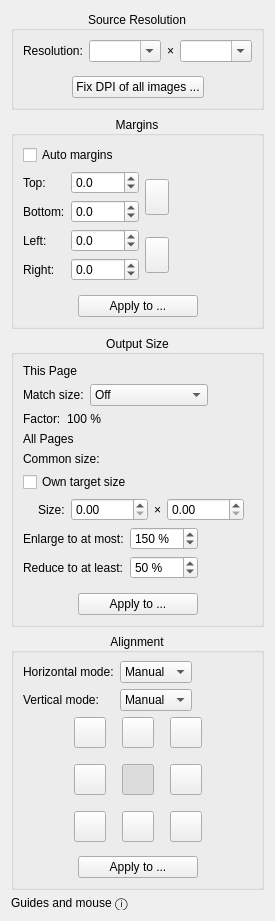
<?xml version="1.0" encoding="UTF-8"?>
<ui version="4.0">
 <class>page_layout::OptionsWidget</class>
 <widget class="QWidget" name="page_layout::OptionsWidget">
  <property name="geometry">
   <rect>
    <x>0</x>
    <y>0</y>
    <width>232</width>
    <height>804</height>
   </rect>
  </property>
  <property name="windowTitle">
   <string notr="true">Form</string>
  </property>
  <layout class="QVBoxLayout" name="verticalLayout_4">
   <item>
    <widget class="CollapsibleGroupBox" name="sourceDpiGroup">
     <property name="title">
      <string>Source Resolution</string>
     </property>
     <property name="alignment">
      <set>Qt::AlignCenter</set>
     </property>
     <layout class="QVBoxLayout" name="sourceDpiGroupLayout">
      <item>
       <layout class="QHBoxLayout" name="sourceDpiLayout">
        <item>
         <widget class="QLabel" name="sourceDpiLabel">
          <property name="buddy">
           <cstring>sourceXDpi</cstring>
          </property>
          <property name="toolTip">
           <string>Resolution of the scanned image (horizontal × vertical). It applies right away to the whole image, so to both pages of a split scan. Sizes and margins in millimeters or inches depend on it.</string>
          </property>
          <property name="text">
           <string>Resolution:</string>
          </property>
         </widget>
        </item>
        <item>
         <widget class="QComboBox" name="sourceXDpi">
          <property name="sizePolicy">
           <sizepolicy hsizetype="Fixed" vsizetype="Fixed">
            <horstretch>0</horstretch>
            <verstretch>0</verstretch>
           </sizepolicy>
          </property>
          <property name="editable">
           <bool>true</bool>
          </property>
         </widget>
        </item>
        <item>
         <widget class="QLabel" name="sourceDpiTimesLabel">
          <property name="text">
           <string notr="true">×</string>
          </property>
         </widget>
        </item>
        <item>
         <widget class="QComboBox" name="sourceYDpi">
          <property name="sizePolicy">
           <sizepolicy hsizetype="Fixed" vsizetype="Fixed">
            <horstretch>0</horstretch>
            <verstretch>0</verstretch>
           </sizepolicy>
          </property>
          <property name="editable">
           <bool>true</bool>
          </property>
         </widget>
        </item>
        <item>
         <spacer name="sourceDpiSpacerRight">
          <property name="orientation">
           <enum>Qt::Horizontal</enum>
          </property>
          <property name="sizeHint" stdset="0">
           <size>
            <width>1</width>
            <height>1</height>
           </size>
          </property>
         </spacer>
        </item>
       </layout>
      </item>
      <item>
       <layout class="QHBoxLayout" name="fixDpiLayout">
        <property name="topMargin">
         <number>8</number>
        </property>
        <item>
         <spacer name="fixDpiSpacerLeft">
          <property name="orientation">
           <enum>Qt::Horizontal</enum>
          </property>
          <property name="sizeHint" stdset="0">
           <size>
            <width>1</width>
            <height>1</height>
           </size>
          </property>
         </spacer>
        </item>
        <item>
         <widget class="QPushButton" name="fixDpiBtn">
          <property name="minimumSize">
           <size>
            <width>120</width>
            <height>0</height>
           </size>
          </property>
          <property name="toolTip">
           <string>Opens a window with the DPI of all images of the project, where you can check and correct them. The same as Tools &gt; Fix DPI of All Images ...</string>
          </property>
          <property name="text">
           <string>Fix DPI of all images ...</string>
          </property>
         </widget>
        </item>
        <item>
         <spacer name="fixDpiSpacerRight">
          <property name="orientation">
           <enum>Qt::Horizontal</enum>
          </property>
          <property name="sizeHint" stdset="0">
           <size>
            <width>1</width>
            <height>1</height>
           </size>
          </property>
         </spacer>
        </item>
       </layout>
      </item>
     </layout>
    </widget>
   </item>
   <item>
    <widget class="CollapsibleGroupBox" name="marginsGroup">
     <property name="title">
      <string>Margins</string>
     </property>
     <property name="alignment">
      <set>Qt::AlignCenter</set>
     </property>
     <layout class="QVBoxLayout" name="verticalLayout">
      <item>
       <layout class="QHBoxLayout" name="horizontalLayout">
        <item>
         <widget class="QCheckBox" name="autoMargins">
          <property name="text">
           <string>Auto margins</string>
          </property>
          <property name="checked">
           <bool>false</bool>
          </property>
         </widget>
        </item>
        <item>
         <spacer name="horizontalSpacer_2">
          <property name="orientation">
           <enum>Qt::Horizontal</enum>
          </property>
          <property name="sizeHint" stdset="0">
           <size>
            <width>1</width>
            <height>1</height>
           </size>
          </property>
         </spacer>
        </item>
       </layout>
      </item>
      <item>
       <layout class="QHBoxLayout" name="horizontalLayout_2">
        <item>
         <layout class="QGridLayout" name="gridLayout">
          <item row="0" column="2" rowspan="2">
           <widget class="QToolButton" name="topBottomLink">
            <property name="toolTip">
             <string>Link or unlink the top and bottom margins. While they are linked, changing one changes the other.</string>
            </property>
            <property name="accessibleName">
             <string>Link top and bottom margins</string>
            </property>
            <property name="minimumSize">
             <size>
              <width>24</width>
              <height>36</height>
             </size>
            </property>
            <property name="maximumSize">
             <size>
              <width>24</width>
              <height>36</height>
             </size>
            </property>
            <property name="icon">
             <iconset resource="../../../../resources/resources.qrc">
              <normaloff>:/icons/stock-vchain.svg</normaloff>:/icons/stock-vchain.svg</iconset>
            </property>
            <property name="iconSize">
             <size>
              <width>18</width>
              <height>24</height>
             </size>
            </property>
           </widget>
          </item>
          <item row="0" column="0">
           <widget class="QLabel" name="label">
            <property name="buddy">
             <cstring>topMarginSpinBox</cstring>
            </property>
            <property name="text">
             <string>Top:</string>
            </property>
           </widget>
          </item>
          <item row="3" column="0">
           <widget class="QLabel" name="label_4">
            <property name="buddy">
             <cstring>rightMarginSpinBox</cstring>
            </property>
            <property name="text">
             <string>Right:</string>
            </property>
           </widget>
          </item>
          <item row="2" column="0">
           <widget class="QLabel" name="label_3">
            <property name="buddy">
             <cstring>leftMarginSpinBox</cstring>
            </property>
            <property name="text">
             <string>Left:</string>
            </property>
           </widget>
          </item>
          <item row="2" column="2" rowspan="2">
           <widget class="QToolButton" name="leftRightLink">
            <property name="toolTip">
             <string>Link or unlink the left and right margins. While they are linked, changing one changes the other.</string>
            </property>
            <property name="accessibleName">
             <string>Link left and right margins</string>
            </property>
            <property name="minimumSize">
             <size>
              <width>24</width>
              <height>36</height>
             </size>
            </property>
            <property name="maximumSize">
             <size>
              <width>24</width>
              <height>36</height>
             </size>
            </property>
            <property name="icon">
             <iconset resource="../../../../resources/resources.qrc">
              <normaloff>:/icons/stock-vchain.svg</normaloff>:/icons/stock-vchain.svg</iconset>
            </property>
            <property name="iconSize">
             <size>
              <width>18</width>
              <height>24</height>
             </size>
            </property>
            <property name="checked">
             <bool>false</bool>
            </property>
           </widget>
          </item>
          <item row="0" column="1">
           <widget class="QDoubleSpinBox" name="topMarginSpinBox">
            <property name="keyboardTracking">
             <bool>false</bool>
            </property>
            <property name="decimals">
             <number>1</number>
            </property>
            <property name="minimum">
             <double>-9999.000000000000000</double>
            </property>
            <property name="maximum">
             <double>9999.000000000000000</double>
            </property>
           </widget>
          </item>
          <item row="1" column="1">
           <widget class="QDoubleSpinBox" name="bottomMarginSpinBox">
            <property name="keyboardTracking">
             <bool>false</bool>
            </property>
            <property name="decimals">
             <number>1</number>
            </property>
            <property name="minimum">
             <double>-9999.000000000000000</double>
            </property>
            <property name="maximum">
             <double>9999.000000000000000</double>
            </property>
           </widget>
          </item>
          <item row="2" column="1">
           <widget class="QDoubleSpinBox" name="leftMarginSpinBox">
            <property name="keyboardTracking">
             <bool>false</bool>
            </property>
            <property name="decimals">
             <number>1</number>
            </property>
            <property name="minimum">
             <double>-9999.000000000000000</double>
            </property>
            <property name="maximum">
             <double>9999.000000000000000</double>
            </property>
           </widget>
          </item>
          <item row="1" column="0">
           <widget class="QLabel" name="label_2">
            <property name="buddy">
             <cstring>bottomMarginSpinBox</cstring>
            </property>
            <property name="text">
             <string>Bottom:</string>
            </property>
           </widget>
          </item>
          <item row="3" column="1">
           <widget class="QDoubleSpinBox" name="rightMarginSpinBox">
            <property name="keyboardTracking">
             <bool>false</bool>
            </property>
            <property name="decimals">
             <number>1</number>
            </property>
            <property name="minimum">
             <double>-9999.000000000000000</double>
            </property>
            <property name="maximum">
             <double>9999.000000000000000</double>
            </property>
           </widget>
          </item>
         </layout>
        </item>
        <item>
         <spacer name="horizontalSpacer">
          <property name="orientation">
           <enum>Qt::Horizontal</enum>
          </property>
          <property name="sizeHint" stdset="0">
           <size>
            <width>1</width>
            <height>1</height>
           </size>
          </property>
         </spacer>
        </item>
       </layout>
      </item>
      <item>
       <layout class="QHBoxLayout" name="horizontalLayout_5">
        <property name="topMargin">
         <number>8</number>
        </property>
        <item>
         <spacer name="horizontalSpacer_9">
          <property name="orientation">
           <enum>Qt::Horizontal</enum>
          </property>
          <property name="sizeHint" stdset="0">
           <size>
            <width>1</width>
            <height>1</height>
           </size>
          </property>
         </spacer>
        </item>
        <item>
         <widget class="QPushButton" name="applyMarginsBtn">
          <property name="minimumSize">
           <size>
            <width>120</width>
            <height>0</height>
           </size>
          </property>
          <property name="toolTip">
           <string>Applies the margins of this page to other pages.</string>
          </property>
          <property name="text">
           <string>Apply to ...</string>
          </property>
         </widget>
        </item>
        <item>
         <spacer name="horizontalSpacer_10">
          <property name="orientation">
           <enum>Qt::Horizontal</enum>
          </property>
          <property name="sizeHint" stdset="0">
           <size>
            <width>1</width>
            <height>1</height>
           </size>
          </property>
         </spacer>
        </item>
       </layout>
      </item>
     </layout>
    </widget>
   </item>
   <item>
    <widget class="CollapsibleGroupBox" name="commonSizeGroup">
     <property name="title">
      <string>Output Size</string>
     </property>
     <property name="alignment">
      <set>Qt::AlignCenter</set>
     </property>
     <layout class="QVBoxLayout" name="commonSizeGroupLayout">
      <item>
       <widget class="SectionHeading" name="thisPageHeading">
        <property name="text">
         <string>This Page</string>
        </property>
        <property name="first">
         <bool>true</bool>
        </property>
       </widget>
      </item>
      <item>
       <layout class="QHBoxLayout" name="matchSizeLayout">
        <item>
         <widget class="QLabel" name="matchSizeLabel">
          <property name="buddy">
           <cstring>matchSizeModeCB</cstring>
          </property>
          <property name="toolTip">
           <string>Off: the page keeps its own size and is not part of the common size.
Fill with margins: the page is brought to the output size with margins, aligned as set under &quot;Alignment&quot;. The content keeps its size; only pages larger than an own target size are reduced.
Scale: the content is enlarged or reduced to fit the output size, within the limits below. The margins keep their size; the rest is filled with margins.</string>
          </property>
          <property name="text">
           <string>Match size:</string>
          </property>
         </widget>
        </item>
        <item>
         <widget class="QComboBox" name="matchSizeModeCB">
          <property name="toolTip">
           <string>Off: the page keeps its own size and is not part of the common size.
Fill with margins: the page is brought to the output size with margins, aligned as set under &quot;Alignment&quot;. The content keeps its size; only pages larger than an own target size are reduced.
Scale: the content is enlarged or reduced to fit the output size, within the limits below. The margins keep their size; the rest is filled with margins.</string>
          </property>
          <item>
           <property name="text">
            <string>Off</string>
           </property>
          </item>
          <item>
           <property name="text">
            <string>Fill with margins</string>
           </property>
          </item>
          <item>
           <property name="text">
            <string>Scale</string>
           </property>
          </item>
         </widget>
        </item>
        <item>
         <spacer name="matchSizeSpacerRight">
          <property name="orientation">
           <enum>Qt::Horizontal</enum>
          </property>
          <property name="sizeHint" stdset="0">
           <size>
            <width>1</width>
            <height>1</height>
           </size>
          </property>
         </spacer>
        </item>
       </layout>
      </item>
      <item>
       <layout class="QHBoxLayout" name="scaleFactorLayout">
        <item>
         <widget class="QLabel" name="scaleFactorLabel">
          <property name="toolTip">
           <string>How much the content of this page is enlarged or reduced in the output.</string>
          </property>
          <property name="text">
           <string>Factor:</string>
          </property>
         </widget>
        </item>
        <item>
         <widget class="QLabel" name="scaleFactorValue">
          <property name="toolTip">
           <string>How much the content of this page is enlarged or reduced in the output.</string>
          </property>
          <property name="text">
           <string notr="true">100 %</string>
          </property>
         </widget>
        </item>
        <item>
         <spacer name="scaleFactorSpacerRight">
          <property name="orientation">
           <enum>Qt::Horizontal</enum>
          </property>
          <property name="sizeHint" stdset="0">
           <size>
            <width>1</width>
            <height>1</height>
           </size>
          </property>
         </spacer>
        </item>
       </layout>
      </item>
      <item>
       <widget class="SectionHeading" name="allPagesHeading">
        <property name="toolTip">
         <string>These settings apply to the whole project.</string>
        </property>
        <property name="text">
         <string>All Pages</string>
        </property>
       </widget>
      </item>
      <item>
       <layout class="QHBoxLayout" name="commonSizeLayout">
        <item>
         <widget class="QLabel" name="commonSizeLabel">
          <property name="toolTip">
           <string>The largest width and the largest height of all pages whose size is matched, margins included. Without an own target size, it is the output size.</string>
          </property>
          <property name="text">
           <string>Common size:</string>
          </property>
         </widget>
        </item>
        <item>
         <widget class="QLabel" name="commonSizeValue">
          <property name="toolTip">
           <string>The largest width and the largest height of all pages whose size is matched, margins included. Without an own target size, it is the output size.</string>
          </property>
          <property name="text">
           <string notr="true"/>
          </property>
         </widget>
        </item>
        <item>
         <spacer name="commonSizeSpacerRight">
          <property name="orientation">
           <enum>Qt::Horizontal</enum>
          </property>
          <property name="sizeHint" stdset="0">
           <size>
            <width>1</width>
            <height>1</height>
           </size>
          </property>
         </spacer>
        </item>
       </layout>
      </item>
      <item>
       <widget class="QCheckBox" name="ownTargetSizeCB">
        <property name="toolTip">
         <string>Sets the output size by hand instead of using the common size. Turned on, the fields start with the common size. Pages larger than this size are reduced.</string>
        </property>
        <property name="text">
         <string>Own target size</string>
        </property>
       </widget>
      </item>
      <item>
       <layout class="QHBoxLayout" name="targetSizeLayout">
        <property name="leftMargin">
         <number>15</number>
        </property>
        <item>
         <widget class="QLabel" name="targetSizeLabel">
          <property name="buddy">
           <cstring>targetWidthSpinBox</cstring>
          </property>
          <property name="toolTip">
           <string>Width × height of the output pages, margins included.</string>
          </property>
          <property name="text">
           <string>Size:</string>
          </property>
         </widget>
        </item>
        <item>
         <widget class="QDoubleSpinBox" name="targetWidthSpinBox">
          <property name="toolTip">
           <string>Width × height of the output pages, margins included.</string>
          </property>
          <property name="keyboardTracking">
           <bool>false</bool>
          </property>
          <property name="maximum">
           <double>99999.000000000000000</double>
          </property>
         </widget>
        </item>
        <item>
         <widget class="QLabel" name="targetSizeTimesLabel">
          <property name="text">
           <string notr="true">×</string>
          </property>
         </widget>
        </item>
        <item>
         <widget class="QDoubleSpinBox" name="targetHeightSpinBox">
          <property name="toolTip">
           <string>Width × height of the output pages, margins included.</string>
          </property>
          <property name="keyboardTracking">
           <bool>false</bool>
          </property>
          <property name="maximum">
           <double>99999.000000000000000</double>
          </property>
         </widget>
        </item>
        <item>
         <spacer name="targetSizeSpacerRight">
          <property name="orientation">
           <enum>Qt::Horizontal</enum>
          </property>
          <property name="sizeHint" stdset="0">
           <size>
            <width>1</width>
            <height>1</height>
           </size>
          </property>
         </spacer>
        </item>
       </layout>
      </item>
      <item>
       <layout class="QGridLayout" name="scaleLimitsLayout">
        <item row="0" column="0">
         <widget class="QLabel" name="maxEnlargeLabel">
          <property name="buddy">
           <cstring>maxEnlargeSpinBox</cstring>
          </property>
          <property name="toolTip">
           <string>Pages set to &quot;Scale&quot; are enlarged to at most this percentage.</string>
          </property>
          <property name="text">
           <string>Enlarge to at most:</string>
          </property>
         </widget>
        </item>
        <item row="0" column="1">
         <widget class="QSpinBox" name="maxEnlargeSpinBox">
          <property name="toolTip">
           <string>Pages set to &quot;Scale&quot; are enlarged to at most this percentage.</string>
          </property>
          <property name="keyboardTracking">
           <bool>false</bool>
          </property>
          <property name="suffix">
           <string notr="true"> %</string>
          </property>
          <property name="minimum">
           <number>100</number>
          </property>
          <property name="maximum">
           <number>1000</number>
          </property>
          <property name="value">
           <number>150</number>
          </property>
         </widget>
        </item>
        <item row="1" column="0">
         <widget class="QLabel" name="minReduceLabel">
          <property name="buddy">
           <cstring>minReduceSpinBox</cstring>
          </property>
          <property name="toolTip">
           <string>Pages larger than the output size are reduced to no less than this percentage; a page that would need more stays larger.</string>
          </property>
          <property name="text">
           <string>Reduce to at least:</string>
          </property>
         </widget>
        </item>
        <item row="1" column="1">
         <widget class="QSpinBox" name="minReduceSpinBox">
          <property name="toolTip">
           <string>Pages larger than the output size are reduced to no less than this percentage; a page that would need more stays larger.</string>
          </property>
          <property name="keyboardTracking">
           <bool>false</bool>
          </property>
          <property name="suffix">
           <string notr="true"> %</string>
          </property>
          <property name="minimum">
           <number>1</number>
          </property>
          <property name="maximum">
           <number>100</number>
          </property>
          <property name="value">
           <number>50</number>
          </property>
         </widget>
        </item>
        <item row="0" column="2">
         <spacer name="scaleLimitsSpacerRight">
          <property name="orientation">
           <enum>Qt::Horizontal</enum>
          </property>
          <property name="sizeHint" stdset="0">
           <size>
            <width>1</width>
            <height>1</height>
           </size>
          </property>
         </spacer>
        </item>
       </layout>
      </item>
      <item>
       <layout class="QHBoxLayout" name="applyMatchSizeLayout">
        <property name="topMargin">
         <number>8</number>
        </property>
        <item>
         <spacer name="applyMatchSizeSpacerLeft">
          <property name="orientation">
           <enum>Qt::Horizontal</enum>
          </property>
          <property name="sizeHint" stdset="0">
           <size>
            <width>1</width>
            <height>1</height>
           </size>
          </property>
         </spacer>
        </item>
        <item>
         <widget class="QPushButton" name="applyMatchSizeBtn">
          <property name="minimumSize">
           <size>
            <width>120</width>
            <height>0</height>
           </size>
          </property>
          <property name="toolTip">
           <string>Applies &quot;Match size&quot; of this page to other pages. The settings under &quot;All Pages&quot; apply to all pages anyway.</string>
          </property>
          <property name="text">
           <string>Apply to ...</string>
          </property>
         </widget>
        </item>
        <item>
         <spacer name="applyMatchSizeSpacerRight">
          <property name="orientation">
           <enum>Qt::Horizontal</enum>
          </property>
          <property name="sizeHint" stdset="0">
           <size>
            <width>1</width>
            <height>1</height>
           </size>
          </property>
         </spacer>
        </item>
       </layout>
      </item>
     </layout>
    </widget>
   </item>
   <item>
    <widget class="CollapsibleGroupBox" name="alignmentGroup">
     <property name="title">
      <string>Alignment</string>
     </property>
     <property name="alignment">
      <set>Qt::AlignCenter</set>
     </property>
     <layout class="QVBoxLayout" name="verticalLayout_2">
      <property name="topMargin">
       <number>8</number>
      </property>
      <property name="rightMargin">
       <number>8</number>
      </property>
      <item>
       <layout class="QHBoxLayout" name="horizontalLayout_9">
        <item>
         <layout class="QGridLayout" name="gridLayout_3">
          <item row="0" column="0">
           <widget class="QLabel" name="hAlignmentModeLabel">
            <property name="buddy">
             <cstring>hAlignmentModeCB</cstring>
            </property>
            <property name="text">
             <string>Horizontal mode:</string>
            </property>
           </widget>
          </item>
          <item row="1" column="0">
           <widget class="QLabel" name="vAlignmentModeLabel">
            <property name="buddy">
             <cstring>vAlignmentModeCB</cstring>
            </property>
            <property name="text">
             <string>Vertical mode:</string>
            </property>
           </widget>
          </item>
          <item row="0" column="1">
           <widget class="QComboBox" name="hAlignmentModeCB">
            <property name="currentIndex">
             <number>1</number>
            </property>
            <item>
             <property name="text">
              <string comment="auto">Auto</string>
             </property>
            </item>
            <item>
             <property name="text">
              <string comment="manual">Manual</string>
             </property>
            </item>
            <item>
             <property name="text">
              <string comment="original">Original</string>
             </property>
            </item>
           </widget>
          </item>
          <item row="1" column="1">
           <widget class="QComboBox" name="vAlignmentModeCB">
            <property name="currentIndex">
             <number>1</number>
            </property>
            <item>
             <property name="text">
              <string comment="auto">Auto</string>
             </property>
            </item>
            <item>
             <property name="text">
              <string comment="manual">Manual</string>
             </property>
            </item>
            <item>
             <property name="text">
              <string comment="original">Original</string>
             </property>
            </item>
           </widget>
          </item>
         </layout>
        </item>
        <item>
         <spacer name="horizontalSpacer_18">
          <property name="orientation">
           <enum>Qt::Horizontal</enum>
          </property>
          <property name="sizeHint" stdset="0">
           <size>
            <width>1</width>
            <height>1</height>
           </size>
          </property>
         </spacer>
        </item>
       </layout>
      </item>
      <item>
       <layout class="QHBoxLayout" name="horizontalLayout_4">
        <item>
         <spacer name="alignmentButtonsSpacerLeft">
          <property name="orientation">
           <enum>Qt::Horizontal</enum>
          </property>
          <property name="sizeHint" stdset="0">
           <size>
            <width>1</width>
            <height>1</height>
           </size>
          </property>
         </spacer>
        </item>
        <item>
         <layout class="QGridLayout" name="gridLayout_2">
          <property name="spacing">
           <number>16</number>
          </property>
          <item row="0" column="0">
           <widget class="QToolButton" name="alignTopLeftBtn">
            <property name="toolTip">
             <string>Align the content box to the top left of the page.</string>
            </property>
            <property name="accessibleName">
             <string>Top left</string>
            </property>
            <property name="icon">
             <iconset resource="../../../../resources/resources.qrc">
              <normaloff>:/icons/stock-gravity-north-west.svg</normaloff>:/icons/stock-gravity-north-west.svg</iconset>
            </property>
            <property name="iconSize">
             <size>
              <width>24</width>
              <height>24</height>
             </size>
            </property>
            <property name="checkable">
             <bool>true</bool>
            </property>
            <property name="autoExclusive">
             <bool>true</bool>
            </property>
           </widget>
          </item>
          <item row="0" column="1">
           <widget class="QToolButton" name="alignTopBtn">
            <property name="toolTip">
             <string>Align the content box to the top center of the page.</string>
            </property>
            <property name="accessibleName">
             <string>Top</string>
            </property>
            <property name="icon">
             <iconset resource="../../../../resources/resources.qrc">
              <normaloff>:/icons/stock-gravity-north.svg</normaloff>:/icons/stock-gravity-north.svg</iconset>
            </property>
            <property name="iconSize">
             <size>
              <width>24</width>
              <height>24</height>
             </size>
            </property>
            <property name="checkable">
             <bool>true</bool>
            </property>
            <property name="autoExclusive">
             <bool>true</bool>
            </property>
           </widget>
          </item>
          <item row="0" column="2">
           <widget class="QToolButton" name="alignTopRightBtn">
            <property name="toolTip">
             <string>Align the content box to the top right of the page.</string>
            </property>
            <property name="accessibleName">
             <string>Top right</string>
            </property>
            <property name="icon">
             <iconset resource="../../../../resources/resources.qrc">
              <normaloff>:/icons/stock-gravity-north-east.svg</normaloff>:/icons/stock-gravity-north-east.svg</iconset>
            </property>
            <property name="iconSize">
             <size>
              <width>24</width>
              <height>24</height>
             </size>
            </property>
            <property name="checkable">
             <bool>true</bool>
            </property>
            <property name="autoExclusive">
             <bool>true</bool>
            </property>
           </widget>
          </item>
          <item row="1" column="0">
           <widget class="QToolButton" name="alignLeftBtn">
            <property name="toolTip">
             <string>Align the content box to the left center of the page.</string>
            </property>
            <property name="accessibleName">
             <string>Left</string>
            </property>
            <property name="icon">
             <iconset resource="../../../../resources/resources.qrc">
              <normaloff>:/icons/stock-gravity-west.svg</normaloff>:/icons/stock-gravity-west.svg</iconset>
            </property>
            <property name="iconSize">
             <size>
              <width>24</width>
              <height>24</height>
             </size>
            </property>
            <property name="checkable">
             <bool>true</bool>
            </property>
            <property name="autoExclusive">
             <bool>true</bool>
            </property>
           </widget>
          </item>
          <item row="1" column="1">
           <widget class="QToolButton" name="alignCenterBtn">
            <property name="toolTip">
             <string>Center the content box on the page.</string>
            </property>
            <property name="accessibleName">
             <string>Center</string>
            </property>
            <property name="icon">
             <iconset resource="../../../../resources/resources.qrc">
              <normaloff>:/icons/stock-center.svg</normaloff>:/icons/stock-center.svg</iconset>
            </property>
            <property name="iconSize">
             <size>
              <width>24</width>
              <height>24</height>
             </size>
            </property>
            <property name="checkable">
             <bool>true</bool>
            </property>
            <property name="checked">
             <bool>true</bool>
            </property>
            <property name="autoExclusive">
             <bool>true</bool>
            </property>
           </widget>
          </item>
          <item row="1" column="2">
           <widget class="QToolButton" name="alignRightBtn">
            <property name="toolTip">
             <string>Align the content box to the right center of the page.</string>
            </property>
            <property name="accessibleName">
             <string>Right</string>
            </property>
            <property name="icon">
             <iconset resource="../../../../resources/resources.qrc">
              <normaloff>:/icons/stock-gravity-east.svg</normaloff>:/icons/stock-gravity-east.svg</iconset>
            </property>
            <property name="iconSize">
             <size>
              <width>24</width>
              <height>24</height>
             </size>
            </property>
            <property name="checkable">
             <bool>true</bool>
            </property>
            <property name="autoExclusive">
             <bool>true</bool>
            </property>
           </widget>
          </item>
          <item row="2" column="0">
           <widget class="QToolButton" name="alignBottomLeftBtn">
            <property name="toolTip">
             <string>Align the content box to the bottom left of the page.</string>
            </property>
            <property name="accessibleName">
             <string>Bottom left</string>
            </property>
            <property name="icon">
             <iconset resource="../../../../resources/resources.qrc">
              <normaloff>:/icons/stock-gravity-south-west.svg</normaloff>:/icons/stock-gravity-south-west.svg</iconset>
            </property>
            <property name="iconSize">
             <size>
              <width>24</width>
              <height>24</height>
             </size>
            </property>
            <property name="checkable">
             <bool>true</bool>
            </property>
            <property name="autoExclusive">
             <bool>true</bool>
            </property>
           </widget>
          </item>
          <item row="2" column="1">
           <widget class="QToolButton" name="alignBottomBtn">
            <property name="toolTip">
             <string>Align the content box to the bottom center of the page.</string>
            </property>
            <property name="accessibleName">
             <string>Bottom</string>
            </property>
            <property name="icon">
             <iconset resource="../../../../resources/resources.qrc">
              <normaloff>:/icons/stock-gravity-south.svg</normaloff>:/icons/stock-gravity-south.svg</iconset>
            </property>
            <property name="iconSize">
             <size>
              <width>24</width>
              <height>24</height>
             </size>
            </property>
            <property name="checkable">
             <bool>true</bool>
            </property>
            <property name="autoExclusive">
             <bool>true</bool>
            </property>
           </widget>
          </item>
          <item row="2" column="2">
           <widget class="QToolButton" name="alignBottomRightBtn">
            <property name="toolTip">
             <string>Align the content box to the bottom right of the page.</string>
            </property>
            <property name="accessibleName">
             <string>Bottom right</string>
            </property>
            <property name="icon">
             <iconset resource="../../../../resources/resources.qrc">
              <normaloff>:/icons/stock-gravity-south-east.svg</normaloff>:/icons/stock-gravity-south-east.svg</iconset>
            </property>
            <property name="iconSize">
             <size>
              <width>24</width>
              <height>24</height>
             </size>
            </property>
            <property name="checkable">
             <bool>true</bool>
            </property>
            <property name="autoExclusive">
             <bool>true</bool>
            </property>
           </widget>
          </item>
         </layout>
        </item>
        <item>
         <spacer name="horizontalSpacer_5">
          <property name="orientation">
           <enum>Qt::Horizontal</enum>
          </property>
          <property name="sizeHint" stdset="0">
           <size>
            <width>1</width>
            <height>1</height>
           </size>
          </property>
         </spacer>
        </item>
       </layout>
      </item>
      <item>
       <layout class="QHBoxLayout" name="horizontalLayout_6">
        <property name="topMargin">
         <number>8</number>
        </property>
        <item>
         <spacer name="horizontalSpacer_11">
          <property name="orientation">
           <enum>Qt::Horizontal</enum>
          </property>
          <property name="sizeHint" stdset="0">
           <size>
            <width>1</width>
            <height>1</height>
           </size>
          </property>
         </spacer>
        </item>
        <item>
         <widget class="QPushButton" name="applyAlignmentBtn">
          <property name="minimumSize">
           <size>
            <width>120</width>
            <height>0</height>
           </size>
          </property>
          <property name="toolTip">
           <string>Applies the alignment of this page to other pages: the modes and the position. Whether the size is matched is applied under &quot;Output Size&quot;.</string>
          </property>
          <property name="text">
           <string>Apply to ...</string>
          </property>
         </widget>
        </item>
        <item>
         <spacer name="horizontalSpacer_12">
          <property name="orientation">
           <enum>Qt::Horizontal</enum>
          </property>
          <property name="sizeHint" stdset="0">
           <size>
            <width>1</width>
            <height>1</height>
           </size>
          </property>
         </spacer>
        </item>
       </layout>
      </item>
     </layout>
    </widget>
   </item>
   <item>
    <widget class="QLabel" name="guidesHelpLabel">
     <property name="toolTip">
      <string>‣ Right-click to open the context menu for creating and removing guides.
‣ Right-click on a guide to open the context menu for deleting it.
‣ Ctrl+Alt+left mouse button – drag the guide under the cursor.
‣ Shift/Ctrl+left mouse button on the content rectangle – drag the page content. Hold Shift pressed to restrict moving along the horizontal axis only or Ctrl for the vertical one. Hold Shift+Ctrl for usual dragging.
‣ Double-click on content – automatically attach that content to the nearest guide. Hold Shift pressed to select vertical guides only or Ctrl for horizontal ones. Hold Shift+Ctrl to attach that to both the nearest vertical and horizontal guides.
‣ Use the context menu to enable/disable showing the hard margins rectangle.</string>
     </property>
     <property name="text">
      <string>Guides and mouse ⓘ</string>
     </property>
    </widget>
   </item>
   <item>
    <spacer name="verticalSpacer">
     <property name="orientation">
      <enum>Qt::Vertical</enum>
     </property>
     <property name="sizeHint" stdset="0">
      <size>
       <width>188</width>
       <height>11</height>
      </size>
     </property>
    </spacer>
   </item>
  </layout>
 </widget>
 <customwidgets>
  <customwidget>
   <class>CollapsibleGroupBox</class>
   <extends>QGroupBox</extends>
   <header location="global">CollapsibleGroupBox.h</header>
   <container>1</container>
  </customwidget>
  <customwidget>
   <class>SectionHeading</class>
   <extends>QLabel</extends>
   <header location="global">SectionHeading.h</header>
  </customwidget>
 </customwidgets>
 <tabstops>
  <tabstop>autoMargins</tabstop>
  <tabstop>topMarginSpinBox</tabstop>
  <tabstop>bottomMarginSpinBox</tabstop>
  <tabstop>topBottomLink</tabstop>
  <tabstop>leftMarginSpinBox</tabstop>
  <tabstop>rightMarginSpinBox</tabstop>
  <tabstop>leftRightLink</tabstop>
  <tabstop>applyMarginsBtn</tabstop>
 </tabstops>
 <resources>
  <include location="../../../../resources/resources.qrc"/>
 </resources>
 <connections/>
</ui>
